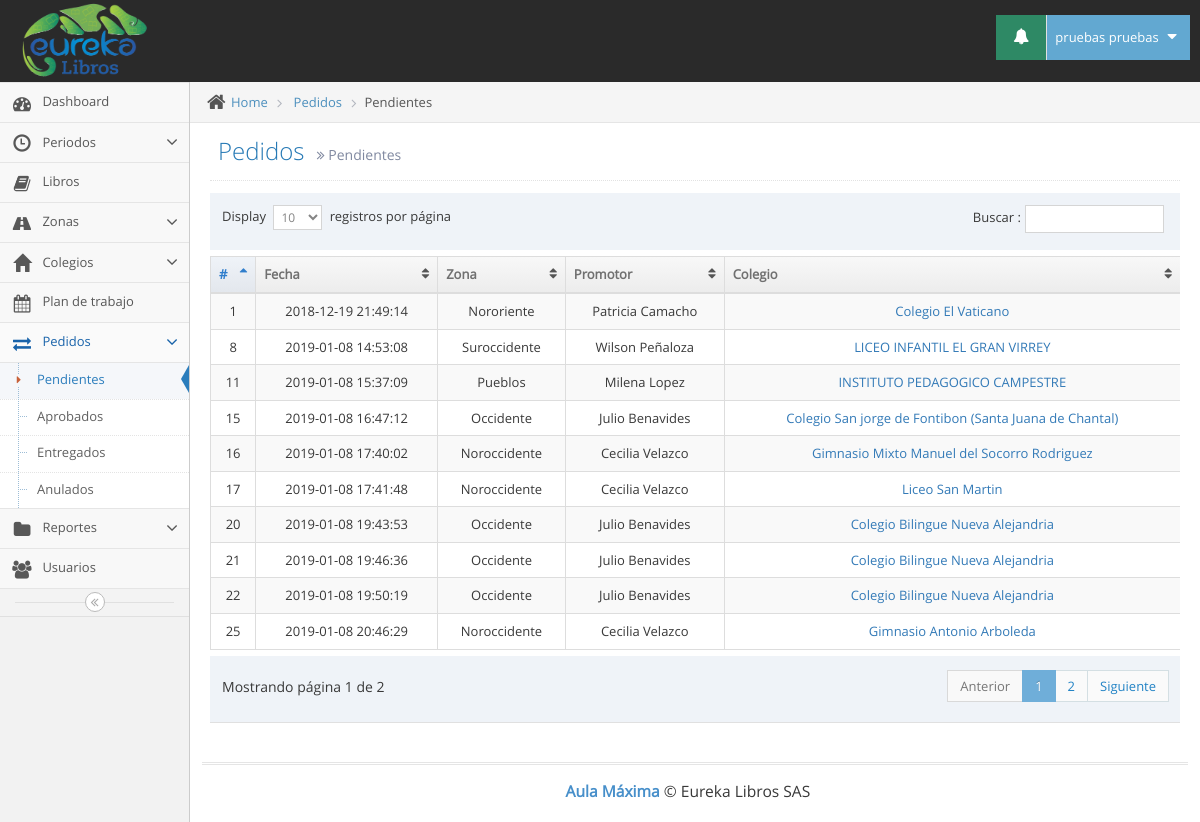
The page /lista_pedidos.php (signed in) on the database its author committed.
### tables this page shows
CREATE TABLE `usuarios` (
  `id` int(11) NOT NULL,
  `tipo` int(11) NOT NULL,
  `id_pais` int(11) NOT NULL,
  `cedula` varchar(12) NOT NULL,
  `nombres` varchar(100) NOT NULL,
  `apellidos` varchar(100) NOT NULL,
  `telefono` varchar(12) NOT NULL,
  `direccion` varchar(100) NOT NULL,
  `correo` varchar(100) NOT NULL,
  `clave` varchar(100) NOT NULL,
  `cod_zona` varchar(10) NOT NULL
);

CREATE TABLE `pedidos` (
  `id` int(11) NOT NULL,
  `codigo` varchar(10) NOT NULL,
  `id_periodo` int(11) NOT NULL,
  `id_colegio` int(11) NOT NULL,
  `id_usuario` int(11) NOT NULL,
  `fecha` timestamp NOT NULL DEFAULT CURRENT_TIMESTAMP ON UPDATE CURRENT_TIMESTAMP,
  `factura` varchar(20) NOT NULL,
  `fecha_r` date NOT NULL,
  `observaciones` varchar(500) NOT NULL,
  `estado` int(11) NOT NULL
);

CREATE TABLE `colegios` (
  `id` int(11) NOT NULL,
  `codigo` varchar(11) NOT NULL,
  `colegio` varchar(100) NOT NULL,
  `direccion` varchar(100) NOT NULL,
  `barrio` varchar(100) NOT NULL,
  `telefono` varchar(20) NOT NULL,
  `web` varchar(100) NOT NULL,
  `cumpleaños` date NOT NULL,
  `cod_zona` varchar(8) NOT NULL,
  `id_usuario` int(11) NOT NULL,
  `fecha_creacion` timestamp NOT NULL DEFAULT CURRENT_TIMESTAMP ON UPDATE CURRENT_TIMESTAMP
);

### lista_pedidos.php (the view, shortened to what this page needs)
<!DOCTYPE html>
<html lang="es">
	<head>
		<link rel="stylesheet" href="assets/css/bootstrap.min.css" />
		<link rel="stylesheet" href="assets/font-awesome/4.5.0/css/font-awesome.min.css" />
		<link rel="stylesheet" href="assets/css/jquery-ui.min.css" />
		<link rel="stylesheet" href="assets/css/bootstrap-datepicker3.min.css" />
		<link href="assets/js/dataTables/dataTables.bootstrap.css" rel="stylesheet" />
		<link rel="stylesheet" href="assets/css/ace.min.css" class="ace-main-stylesheet" id="main-ace-style" />
		<link rel="stylesheet" href="assets/css/ace-skins.min.css" />
		<link rel="stylesheet" href="assets/css/ace-rtl.min.css" />
	</head>
	<body class="no-skin">
		<?php include("template/nav.php"); ?>
		<div class="main-container ace-save-state" id="main-container">
			<?php include("template/sidebar.php"); ?>
			<div class="main-content">
				<div class="main-content-inner">
					<div class="breadcrumbs ace-save-state" id="breadcrumbs">
						<ul class="breadcrumb">
							<li>
								<i class="ace-icon fa fa-home home-icon"></i>
								<a href="#">Home</a>
							</li>
							<li>
								<a href="#">Pedidos</a>
							</li>
							<li class="active">Pendientes</li>
						</ul>
					</div>
					<div class="page-content">
						<div class="page-header">
							<h1>
								Pedidos
								<small>
									<i class="ace-icon fa fa-angle-double-right"></i>
									Pendientes
								</small>
							</h1>
						</div>
						<div class="row">
							<div class="col-xs-12">
								<?php
                                	include("conexion/bdd.php");
                                	$sql = "SELECT p.id, z.zona, u.nombres, u.apellidos, p.fecha, c.colegio FROM pedidos p JOIN colegios c ON p.id_colegio=c.id JOIN zonas z ON z.codigo=c.cod_zona JOIN usuarios u ON u.cod_zona=z.codigo WHERE p.estado='1' GROUP BY p.id";
									$req = $bdd->prepare($sql);
									$req->execute();
								$pedidos = $req->fetchAll();
                            ?>
                            <div class="table-responsive">
                                <table class="table table-striped table-bordered table-hover" id="dataTables-example">
                                    <thead>
                                        <tr>
                                            <th>#</th>
                                            <th>Fecha</th>
                                            <th>Zona</th>
                                            <th>Promotor</th>
                                            <th>Colegio</th>
                                        </tr>
                                    </thead>
                                    <tbody>
                                        <?php
                                        	foreach($pedidos as $pedido) {
                                            	$promotor= $pedido["nombres"]." ".$pedido["apellidos"];
                                                echo'<tr class="odd gradeX">';
                                                echo'<td class="center">'.$pedido["id"].'</td>';
                                                echo'<td class="center">'.$pedido["fecha"].'</td>';
                                               echo'<td class="center">'.$pedido["zona"].'</td>';
                                                echo'<td class="center">'.$promotor.'</td>';
                                                echo'<td class="center"><a href="pedido_colegio.php?id_pedido='.$pedido["id"].'">'.$pedido["colegio"].'</a></td>';
                                            }
                                         ?>
                                        </tr>
                                    </tbody>
                                </table>
                            </div>
							</div>
						</div>
					</div>
				</div>
			</div>
			<div class="footer">
				<div class="footer-inner">
					<div class="footer-content">
						<span class="bigger-120">
							<span class="blue bolder">Aula Máxima</span>
							 &copy; Eureka Libros SAS
						</span>
					</div>
				</div>
			</div>
		</div>
	</body>
</html>

### template/nav.php (shortened to what this page needs)
<div id="navbar" class="navbar navbar-default          ace-save-state">
			<div class="navbar-container ace-save-state" id="navbar-container">
				<div class="navbar-header pull-left">
					<a href="index.php" class="navbar-brand">
						<small>
							<img src="assets/images/logo_eureka.png" alt="" class="" height="80px" width="125px">
						</small>
					</a>
				</div>
				<div class="navbar-buttons navbar-header pull-right" role="navigation">
					<ul class="nav ace-nav">
						<?php
							include("conexion/bdd.php");
							if ($_SESSION["tipo"]==1) {
								$sql_n = "SELECT n.id FROM notificaciones n JOIN tipos_notifi t ON t.id=n.id_tipo_notifi JOIN colegios c ON c.id=n.id_colegio WHERE t.id='1' AND n.visible='1'";
							}
							$req_n = $bdd->prepare($sql_n);
							$req_n->execute();
							$num= $req_n->rowCount();
						?>
						<li class="green dropdown-modal">
							<a data-toggle="dropdown" class="dropdown-toggle" href="#">
								<?php if ($num > 0) { ?>
								<i class="ace-icon fa fa-bell icon-animated-bell"></i>
								<?php }else{ ?>
								<i class="ace-icon fa fa-bell"></i>
								<?php } ?>
							</a>
						</li>
						<li class="light-blue dropdown-modal">
							<a data-toggle="dropdown" href="#" class="dropdown-toggle">
								<?php
									require_once('conexion/bdd.php');
									$sql = "SELECT nombres,apellidos FROM usuarios WHERE id='".$_SESSION['id']."'";
									$req = $bdd->prepare($sql);
									$req->execute();
									$usuario = $req->fetch();
									$nombre_completo=$usuario["nombres"]." ".$usuario["apellidos"];
								?>
									<?php echo $nombre_completo; ?>
								<i class="ace-icon fa fa-caret-down"></i>
							</a>
						</li>
					</ul>
				</div>
			</div>
		</div>

### rows shown on the page
usuarios: nombre_completo "pruebas pruebas"
pedidos: id "1", fecha "2018-12-19 21:49:14", zona "Nororiente", promotor "Patricia Camacho", id_colegio.colegio "Colegio El Vaticano"
pedidos: id "8", fecha "2019-01-08 14:53:08", zona "Suroccidente", promotor "Wilson Peñaloza", id_colegio.colegio "LICEO INFANTIL EL GRAN VIRREY"
pedidos: id "11", fecha "2019-01-08 15:37:09", zona "Pueblos", promotor "Milena Lopez", id_colegio.colegio "INSTITUTO PEDAGOGICO CAMPESTRE"
pedidos: id "15", fecha "2019-01-08 16:47:12", zona "Occidente", promotor "Julio Benavides", id_colegio.colegio "Colegio San jorge de Fontibon (Santa Juana de Chantal)"
pedidos: id "16", fecha "2019-01-08 17:40:02", zona "Noroccidente", promotor "Cecilia Velazco", id_colegio.colegio "Gimnasio Mixto Manuel del Socorro Rodriguez"
pedidos: id "17", fecha "2019-01-08 17:41:48", zona "Noroccidente", promotor "Cecilia Velazco", id_colegio.colegio "Liceo San Martin"
pedidos: id "20", fecha "2019-01-08 19:43:53", zona "Occidente", promotor "Julio Benavides", id_colegio.colegio "Colegio Bilingue Nueva Alejandria"
pedidos: id "21", fecha "2019-01-08 19:46:36", zona "Occidente", promotor "Julio Benavides", id_colegio.colegio "Colegio Bilingue Nueva Alejandria"
pedidos: id "22", fecha "2019-01-08 19:50:19", zona "Occidente", promotor "Julio Benavides", id_colegio.colegio "Colegio Bilingue Nueva Alejandria"
pedidos: id "25", fecha "2019-01-08 20:46:29", zona "Noroccidente", promotor "Cecilia Velazco", id_colegio.colegio "Gimnasio Antonio Arboleda"
